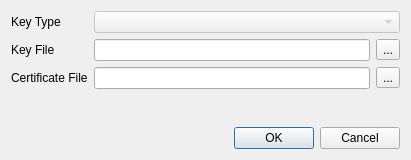
<?xml version="1.0" encoding="UTF-8"?>
<ui version="4.0">
 <class>CertificateIoDialog</class>
 <widget class="QDialog" name="CertificateIoDialog">
  <property name="geometry">
   <rect>
    <x>0</x>
    <y>0</y>
    <width>411</width>
    <height>160</height>
   </rect>
  </property>
  <property name="windowTitle">
   <string>Dialog</string>
  </property>
  <layout class="QVBoxLayout" name="verticalLayout">
   <item>
    <layout class="QFormLayout" name="formLayout">
     <item row="0" column="0">
      <widget class="QLabel" name="label_3">
       <property name="text">
        <string>Key Type</string>
       </property>
      </widget>
     </item>
     <item row="0" column="1">
      <widget class="QComboBox" name="key_type">
       <property name="enabled">
        <bool>false</bool>
       </property>
       <property name="editable">
        <bool>false</bool>
       </property>
      </widget>
     </item>
     <item row="1" column="0">
      <widget class="QLabel" name="label_2">
       <property name="text">
        <string>Key File</string>
       </property>
      </widget>
     </item>
     <item row="1" column="1">
      <layout class="QHBoxLayout" name="horizontalLayout">
       <item>
        <widget class="QLineEdit" name="key_file_name"/>
       </item>
       <item>
        <widget class="QToolButton" name="select_key_file_button">
         <property name="text">
          <string>...</string>
         </property>
        </widget>
       </item>
      </layout>
     </item>
     <item row="2" column="0">
      <widget class="QLabel" name="label">
       <property name="text">
        <string>Certificate File</string>
       </property>
      </widget>
     </item>
     <item row="2" column="1">
      <layout class="QHBoxLayout" name="horizontalLayout_2">
       <item>
        <widget class="QLineEdit" name="certificate_file_name"/>
       </item>
       <item>
        <widget class="QToolButton" name="select_certificate_file_button">
         <property name="text">
          <string>...</string>
         </property>
        </widget>
       </item>
      </layout>
     </item>
    </layout>
   </item>
   <item>
    <widget class="QDialogButtonBox" name="buttonBox">
     <property name="orientation">
      <enum>Qt::Horizontal</enum>
     </property>
     <property name="standardButtons">
      <set>QDialogButtonBox::Cancel|QDialogButtonBox::Ok</set>
     </property>
    </widget>
   </item>
  </layout>
 </widget>
 <resources/>
 <connections>
  <connection>
   <sender>buttonBox</sender>
   <signal>accepted()</signal>
   <receiver>CertificateIoDialog</receiver>
   <slot>accept()</slot>
   <hints>
    <hint type="sourcelabel">
     <x>248</x>
     <y>254</y>
    </hint>
    <hint type="destinationlabel">
     <x>157</x>
     <y>274</y>
    </hint>
   </hints>
  </connection>
  <connection>
   <sender>buttonBox</sender>
   <signal>rejected()</signal>
   <receiver>CertificateIoDialog</receiver>
   <slot>reject()</slot>
   <hints>
    <hint type="sourcelabel">
     <x>316</x>
     <y>260</y>
    </hint>
    <hint type="destinationlabel">
     <x>286</x>
     <y>274</y>
    </hint>
   </hints>
  </connection>
 </connections>
</ui>
